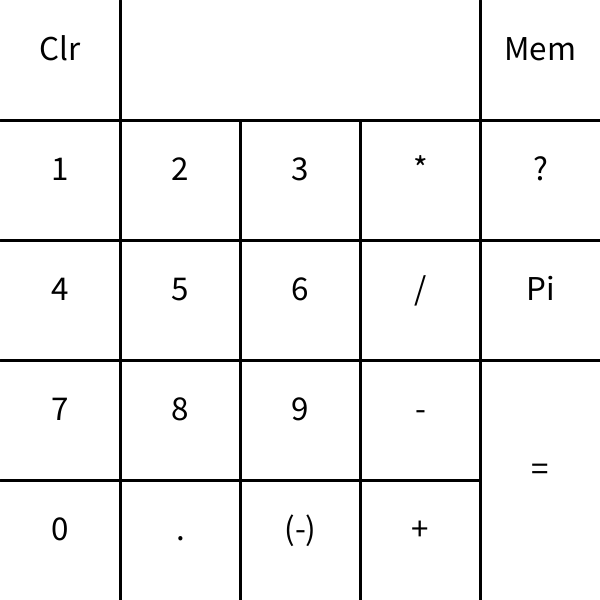
Frame 1 (no input)
Frame 60 (the mouse pressed at the canvas centre just before this capture): identical to frame 1, image omitted
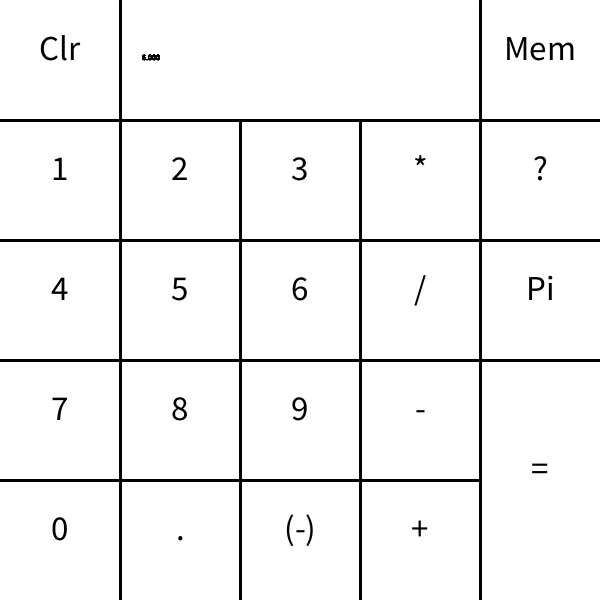
Frame 120 (the mouse held since frame 60 and released just before this capture)

The Processing sketch that drew these frames (run headless with seeded random() and noise(); from frame 60 on, the mouse is pressed at the canvas centre):

// Processing sketch: processing_86031
// ── processing_86031.pde

float x1;
float x2;
float answer;
boolean click;
boolean add;
boolean sub;
boolean div;
boolean mult;
boolean operator;
boolean thirdclick;
boolean firstclick;
void setup()
{
  background(255);
  textAlign(CENTER);
  size(600, 600);
  strokeWeight(3);
  //horizontal lines
  line(0, .2*height, width, .2*height);
  line(0, .4*height, width, .4*height);
  line(0, .6*height, width, .6*height);
  line(0, .8*height, .8*width, .8*height);
  //verticle lines
  line(.2*width, 0, .2*width, height);
  line(.4*width, .2*height, .4*width, height);
  line(.6*width, .2*height, .6*width, height);
  line(.8*width, 0, .8*width, height);
  //numbers and operator symbols
  fill(0);
  textSize(35);
  text('1', .1*width, .3*height);
  text('2', .3*width, .3*height);
  text('3', .5*width, .3*height);
  text('4', .1*width, .5*height);
  text('5', .3*width, .5*height);
  text('6', .5*width, .5*height);
  text('7', .1*width, .7*height);
  text('8', .3*width, .7*height);
  text('9', .5*width, .7*height);
  text('0', .1*width, .9*height);
  text('.', .3*width, .9*height);
  text("(-)", .5*width, .9*height);
  text("Clr", .1*width, .1*height);
  text("Mem", .9*width, .1*height);
  text("*", .7*width, .3*height);
  text("/", .7*width, .5*height);
  text("-", .7*width, .7*height);
  text("+", .7*width, .9*height);
  text("=", .9*width, .8*height);
  text("Pi", .9*width, .5*height);
  text("?", .9*width, .3*height);
  //default settings
  click = true;
  add = false;
  sub = false;
  div = false;
  mult = false;
  operator = false;
  thirdclick = false;
  firstclick = false;
  x2 = 1;
}

void draw()
{
  if (mult==true)
  {
    answer = x1 * x2;
  }
  if (div==true)
  {
    answer = x1 / x2;
  }
  if (sub==true)
  {
    answer = x1 - x2;
  }
  if (add == true)
  {
    answer = x1 + x2;
  }
  if (firstclick==true)
  {
    if (mousePressed)
    {
      textSize(8);
      text(x1, .25*width, .1*height);
    }
  }
  if (thirdclick==true)
  {
    if (mousePressed)
    {
      textSize(8);
      text(x2, .35*width, .1*height);
    }
  }
}
void mousePressed()
{
  {
    if (mouseY >= .6*height)
    {
      if (mouseY <= height)
      {
        if (mouseX >= .8*width)
        {
          if (mouseX <= width)
          {
            if (mousePressed)
            {
              firstclick=false;
              textSize(35);
              fill(255);
              rect(.2*width, 0, .6*width, .2*height);
              fill(0);
              text(answer, .6*width, .1*height);
              click = true;
              add = false;
              sub = false;
              div = false;
              mult = false;
              thirdclick = false;
            }
          }
        }
      }
    }
    if (click==true)
    {
      if (mouseX <=.2*width)
      {
        if (mouseX >=0)
        {
          if (mouseY <=.8*height)
          {
            if (mouseY >=.6*height)
            {
              if (mousePressed)
              {
                x1 = 7;
              }
            }
          }
        }
      }
    }
    if (click==true)
    {
      if (mouseX <=.6*width)
      {
        if (mouseX >=.4* width)
        {
          if (mouseY <=.8*height)
          {
            if (mouseY >=.6*height)
            {
              if (mousePressed)
              {
                x1 = 9;
                operator = true;
                firstclick = true;
              }
            }
          }
        }
      }
    }
    if (click==true)
    {
      if (mouseX <=.4*width)
      {
        if (mouseX >=.2*width)
        {
          if (mouseY <=.8*height)
          {
            if (mouseY >=.6*height)
            {
              if (mousePressed)
              {
                x1 = 8;
                operator = true;
                firstclick = true;
              }
            }
          }
        }
      }
    }
    if (click==true)
    {
      if (mouseX <=.6*width)
      {
        if (mouseX >=.4*width)
        {
          if (mouseY <=.6*height)
          {
            if (mouseY >=.4*height)
            {
              if (mousePressed)
              {
                x1 = 6;
                operator = true;
                firstclick = true;
              }
            }
          }
        }
      }
    }
    if (click==true)
    {
      if (mouseX <=.4*width)
      {
        if (mouseX >=.2*width)
        {
          if (mouseY <=.6*height)
          {
            if (mouseY >=.4*height)
            {
              if (mousePressed)
              {
                x1 = 5;
                operator = true;
                firstclick = true;
              }
            }
          }
        }
      }
    }
    if (click==true)
    {
      if (mouseX <=.2*width)
      {
        if (mouseX >=0)
        {
          if (mouseY <=.6*height)
          {
            if (mouseY >=.4*height)
            {
              if (mousePressed)
              {
                x1 = 4;
                operator = true;
                firstclick = true;
              }
            }
          }
        }
      }
    }
    if (click==true)
    {
      if (mouseX <=.6*width)
      {
        if (mouseX >=.4*width)
        {
          if (mouseY <=.4*height)
          {
            if (mouseY >=.2*height)
            {
              if (mousePressed)
              {
                x1 = 3;
                operator = true;
                firstclick = true;
              }
            }
          }
        }
      }
    }
    if (click==true)
    {
      if (mouseX <=.4*width)
      {
        if (mouseX >=.2*width)
        {
          if (mouseY <=.4*height)
          {
            if (mouseY >=.2*height)
            {
              if (mousePressed)
              {
                x1 = 2;
                operator = true;
                firstclick = true;
              }
            }
          }
        }
      }
    }
    if ( click == true)
    {
      if (mouseX <=.2*width)
      {
        if (mouseX >=0)
        {
          if (mouseY <=.4*height)
          {
            if (mouseY >=.2*height)
            {
              if (mousePressed)
              {
                x1 = 1;
                operator = true;
                firstclick = true;
              }
            }
          }
        }
      }
    }
  }
  if (click==false)
  {
    if (mouseX <=.6*width)
    {
      if (mouseX >=.4*height)
      {
        if (mouseY <=.8*height)
        {
          if (mouseY >=.6*height)
          {
            if (mousePressed)
            {
              x2 = 9;
              thirdclick = true;
            }
          }
        }
      }
    }
  }
  if (click==false)
  {
    if (mouseX <=.4*width)
    {
      if (mouseX >=.2*height)
      {
        if (mouseY <=.8*height)
        {
          if (mouseY >=.6*height)
          {
            if (mousePressed)
            {
              x2 = 8;
              thirdclick = true;
            }
          }
        }
      }
    }
  }
  if (click==false)
  {
    if (mouseX <=.2*width)
    {
      if (mouseX >=0)
      {
        if (mouseY <=.8*height)
        {
          if (mouseY >=.6*height)
          {
            if (mousePressed)
            {
              x2 = 7;
              thirdclick = true;
            }
          }
        }
      }
    }
  }
  if (click==false)
  {
    if (mouseX <=.6*width)
    {
      if (mouseX >=.4*width)
      {
        if (mouseY <=.6*height)
        {
          if (mouseY >=.4*height)
          {
            if (mousePressed)
            {
              x2 = 6;
              thirdclick = true;
            }
          }
        }
      }
    }
  }
  if (click==false)
  {
    if (mouseX <=.4*width)
    {
      if (mouseX >=.2*width)
      {
        if (mouseY <=.6*height)
        {
          if (mouseY >=.4*height)
          {
            if (mousePressed)
            {
              x2 = 5;
              thirdclick = true;
            }
          }
        }
      }
    }
  }
  if (click==false)
  {
    if (mouseX <=.2*width)
    {
      if (mouseX >=0)
      {
        if (mouseY <=.6*height)
        {
          if (mouseY >=.4*height)
          {
            if (mousePressed)
            {
              x2 = 4;
              thirdclick = true;
            }
          }
        }
      }
    }
  }
  if (click==false)
  {
    if (mouseX <=.6*width)
    {
      if (mouseX >=.4*width)
      {
        if (mouseY <=.4*height)
        {
          if (mouseY >=.2*height)
          {
            if (mousePressed)
            {
              x2 = 3;
              thirdclick = true;
            }
          }
        }
      }
    }
  }
  if (click==false)
  {
    if (mouseX <=.4*width)
    {
      if (mouseX >=.2*width)
      {
        if (mouseY <=.4*height)
        {
          if (mouseY >=.2*height)
          {
            if (mousePressed)
            {
              x2 = 2;
              thirdclick = true;
            }
          }
        }
      }
    }
  }
  if (click == false)
  { 
    if (mouseX <=.2*width)
    {
      if (mouseX >=0)
      {
        if (mouseY <=.4*height)
        {
          if (mouseY >=.2*height)
          {
            if (mousePressed)
            {
              x2 = 1;
              thirdclick = true;
            }
          }
        }
      }
    }
  }
  if (operator == true)
  {
    if (mouseY >= .6*height)
    {
      if (mouseY <= .8*height)
      {
        if (mouseX >= .6*width)
        {
          if (mouseX <= .8*width)
          {
            if (mousePressed)
            {
              sub = true;
              click = false;
              text("-", .3*width, .1*height);
              operator = false;
              add = false;
              mult = false;
              div = false;
            }
          }
        }
      }
    }
  }
  if ( operator == true)
  {
    if (mouseY >= .4*height)
    {
      if (mouseY <= .6*height)
      {
        if (mouseX >= .6*width)
        {
          if (mouseX <= .8*width)
          {
            if (mousePressed)
            {
              div = true;
              click = false;
              text("/", .3*width, .1*height);
              operator = false;
              add = false;
              sub = false;
              mult = false;
            }
          }
        }
      }
    }
  }
  if (operator == true)
  {
    if (mouseY >= .2*height)
    {
      if (mouseY <= .4*height)
      {
        if (mouseX >= .6*width)
        {
          if (mouseX <= .8*width)
          {
            if (mousePressed)
            {
              mult = true;
              click = false;
              text("*", .3*width, .1*height);
              operator = false;
              add = false;
              sub = false;
              div = false;
            }
          }
        }
      }
    }
  }
  if (operator == true)
  {
    if (mouseY >= .8*height)
    {
      if (mouseY <= height)
      {
        if (mouseX >= .6*width)
        {
          if (mouseX <= .8*width)
          {
            if (mousePressed)
            {
              add = true;
              click = false;
              text("+", .3*width, .1*height);
              operator = false;
              sub = false;
              div = false;
              mult = false;
            }
          }
        }
      }
    }
  }
  if (mouseX <= .2*width)
  {
    if (mouseX >= 0)
    {
      if (mouseY<= .2*height)
      {
        if (mouseY>= 0)
        {
          if (mousePressed)
          {
            click = true;
            add = false;
            sub = false;
            div = false;
            mult = false;
            operator = false;
            thirdclick = false;
            x2 = 1;
            x1 = 0;
            fill(255);
            rect(.2*width, 0, .6*width, .2*height);
          }
        }
      }
    }
  }
  if (click==true)
  {
    if (mouseX>=.8*width)
    {
      if (mouseX<=width)
      {
        if (mouseY>=0)
        {
          if (mouseY<=.2*height)
          {
            if (mousePressed)
            {
              x1 = answer;
              operator = true;
              firstclick = true;
            }
          }
        }
      }
    }
  }
  if (click==true)
  {
    if (mouseX<=.2*width)
    {
      if (mouseX>=0)
      {
        if (mouseY<=height)
        {
          if (mouseY>=.8*height)
          {
            x1=0;
            operator = true;
          }
        }
      }
    }
  }
  if (click==false)
  {
    if (mouseX<=.2*width)
    {
      if (mouseX>=0)
      {
        if (mouseY<=height)
        {
          if (mouseY>=.8*height)
          {
            x2=0;
          }
        }
      }
    }
  }
  if (mouseX>=.4*width)
  {
    if (mouseX<=.6*width)
    {
      if (mouseY>=.8*width)
      {
        if (mouseY<= height)
        {
          if (mousePressed)
          {
            answer = answer * -1;
            textSize(35);
            fill(255);
            rect(.2*width, 0, .6*width, .2*height);
            fill(0);
            text(answer, .6*width, .1*height);
          }
        }
      }
    }
  }
  if (click==true)
  {
    if (mouseX <=width)
    {
      if (mouseX >=.8*width)
      {
        if (mouseY <=.6*height)
        {
          if (mouseY >=.4*height)
          {
            if (mousePressed)
            {
              x1 = PI;
              operator = true;
              firstclick = true;
            }
          }
        }
      }
    }
  }
  if (click==false)
  {
    if (mouseX <=width)
    {
      if (mouseX >=.8*width)
      {
        if (mouseY <=.6*height)
        {
          if (mouseY >=.4*height)
          {
            if (mousePressed)
            {
              x2 = PI;
              thirdclick = true;
            }
          }
        }
      }
    }
  }
}
